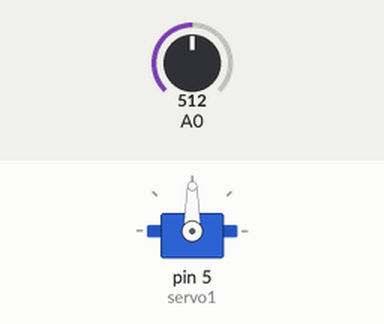
Bench run of a sketch on a simulated Arduino Uno, built with avr-gcc and run on an emulated ATmega328P. Parts: servo. Inputs (shaded band) come from the test bench; at power-on: A0 = 512.

Above: at 1.2 s.
1.3 s: A0 set to 716
At 2.5 s:
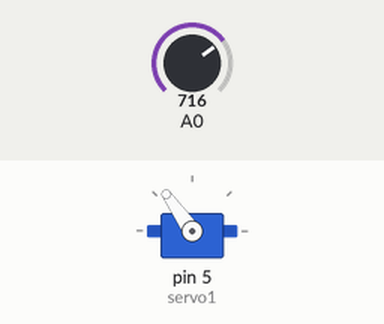
2.8 s: A0 set to 900
At 3.6 s:
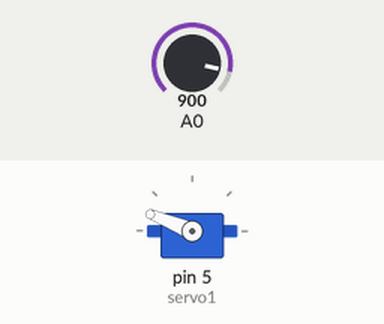
4.3 s: A0 set to 1023
At 5.1 s:
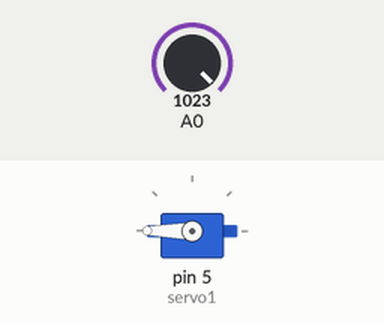
5.8 s: A0 set to 306
At 7.0 s:
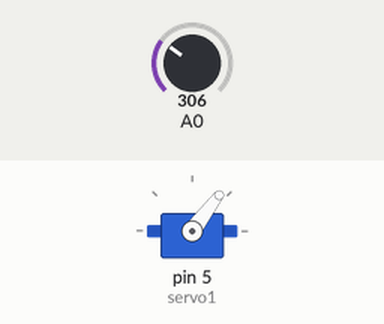
7.3 s: A0 set to 122
At 8.6 s:
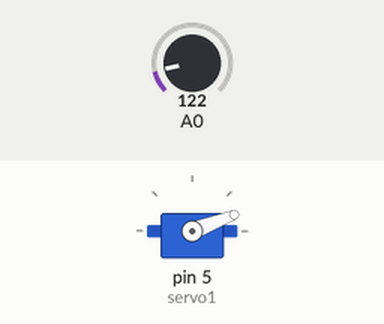
Timing chart, 0 to 9.8 s (numbered marks = the images above; inputs shaded):
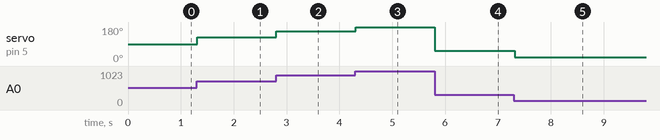

The sketch:

servo.ino
```cpp
//servo
#include <Servo.h>

Servo servo1;

void setup()
{
  servo1.attach(5);
  servo1.write(90);
}

void loop()
{
  int angle= analogRead(0);
  angle= map(angle, 0, 1023, 0, 180);
  servo1.write(angle);
  delay(15);
}
```

Measured:
- after the input at 1.3 s, servo on pin 5 (servo1): 90° → 125° at once
- after the input at 2.8 s, servo on pin 5 (servo1): 125° → 158° at once
- after the input at 4.3 s, servo on pin 5 (servo1): 158° → 180° at once
- after the input at 5.8 s, servo on pin 5 (servo1): 180° → 53° at once
- after the input at 7.3 s, servo on pin 5 (servo1): 53° → 21° at once
